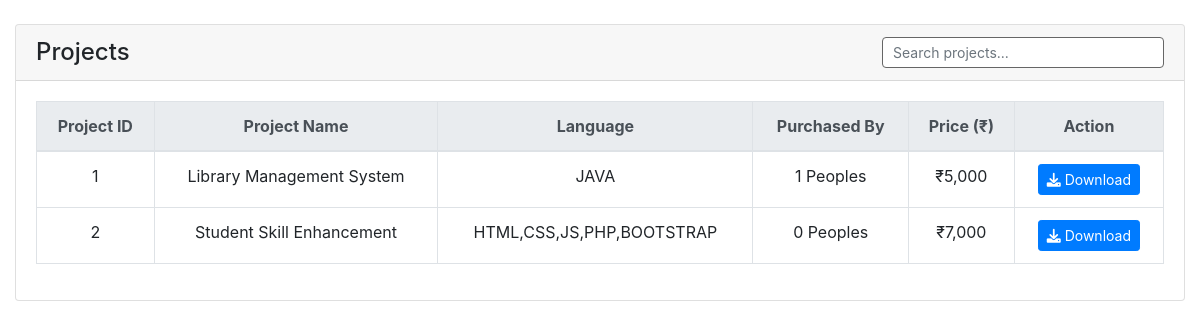
/projects.php, run on an earlier commit of the app's database.
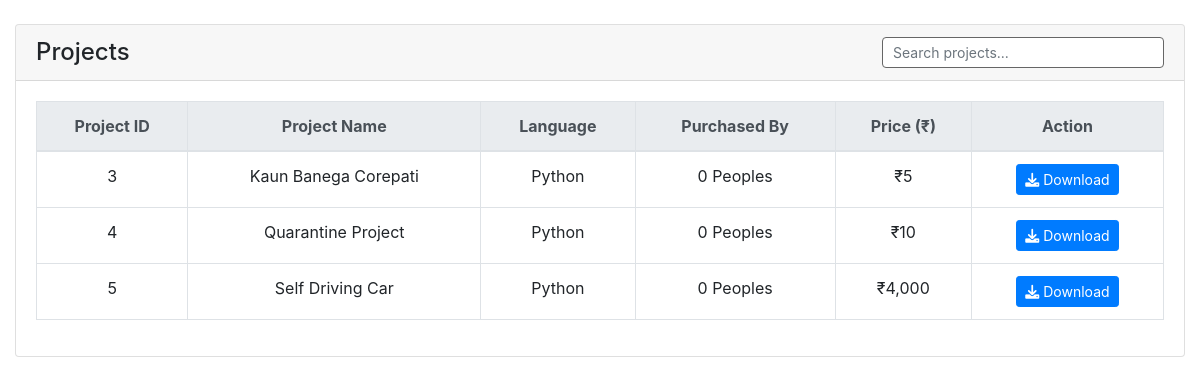
And on a later commit of the database.
### tables this page shows
CREATE TABLE `project` (
  `project_id` int(11) NOT NULL,
  `project_name` varchar(200) NOT NULL,
  `project_language` varchar(200) NOT NULL,
  `project_price` int(11) NOT NULL,
  `project_link` varchar(500) NOT NULL
);

### projects.php (the view, shortened to what this page needs)
<?php
include 'db_connect.php';
$is_student   = ($_SESSION['login_user_type'] == 3);
$purchased = [];
?>
<!DOCTYPE html>
<html>
<head>
    <link rel="stylesheet" href="https://stackpath.bootstrapcdn.com/bootstrap/4.6.0/css/bootstrap.min.css">
    <link rel="stylesheet" href="https://cdnjs.cloudflare.com/ajax/libs/font-awesome/6.0.0/css/all.min.css">
</head>
<body>
<div class="container-fluid mt-4">
    <div class="card card-outline card-success">
        <div class="card-header d-flex justify-content-between align-items-center">
            <h4 class="card-title mb-0">Projects</h4>
            <input type="text" id="searchInput" class="form-control form-control-sm w-25" placeholder="Search projects...">
        </div>
        <div class="card-body">
            <div class="table-responsive">
                <table class="table table-bordered table-hover" id="projectsTable">
                    <thead class="thead-light">
                        <tr>
                            <th class="text-center" onclick="sortTable(0)">Project ID</th>
                            <th class="text-center" onclick="sortTable(1)">Project Name</th>
                            <th class="text-center" onclick="sortTable(2)">Language</th>
                            <th class="text-center" onclick="sortTable(3)">Purchased By</th>
                            <th class="text-center" onclick="sortTable(4)">Price (₹)</th>
                            <th class="text-center">Action</th>
                        </tr>
                    </thead>
                    <tbody>
<?php
$qry = $conn->query("
    SELECT
        p.project_id, p.project_name, p.project_language,
        p.project_price, p.project_link,
        COUNT(spr.student_id) AS total_purchased
    FROM project p
    LEFT JOIN studentprojectregistered spr ON spr.project_id = p.project_id
    GROUP BY p.project_id
");
while ($row = $qry->fetch_assoc()):
    $already_bought = in_array((int)$row['project_id'], $purchased);
?>
                        <tr>
                            <td class="text-center"><?php echo $row['project_id']; ?></td>
                            <td class="text-center"><?php echo htmlspecialchars($row['project_name']); ?></td>
                            <td class="text-center"><?php echo htmlspecialchars($row['project_language']); ?></td>
                            <td class="text-center"><?php echo $row['total_purchased']; ?> Peoples</td>
                            <td class="text-center">₹<?php echo number_format($row['project_price']); ?></td>
                            <td class="text-center">
                                <?php if (!$is_student || $already_bought): ?>
                                    <a href="../projects/<?php echo $row['project_link']; ?>"
                                       class="btn btn-sm btn-primary" download>
                                        <i class="fa fa-download"></i> Download
                                    </a>
                                <?php endif; ?>
                            </td>
                        </tr>
<?php endwhile; ?>
                    </tbody>
                </table>
            </div>
        </div>
    </div>
</div>
</body>
</html>

What changed in the data, as far as the page shows it:
removed project: project_id "1", project_name "Library Management System", project_language "JAVA", total_purchased "1", project_price "5,000"
removed project: project_id "2", project_name "Student Skill Enhancement", project_language "HTML,CSS,JS,PHP,BOOTSTRAP", total_purchased "0", project_price "7,000"
added project: project_id "3", project_name "Kaun Banega Corepati", project_language "Python", total_purchased "0", project_price "5"
added project: project_id "4", project_name "Quarantine Project", project_language "Python", total_purchased "0", project_price "10"
added project: project_id "5", project_name "Self Driving Car", project_language "Python", total_purchased "0", project_price "4,000"
